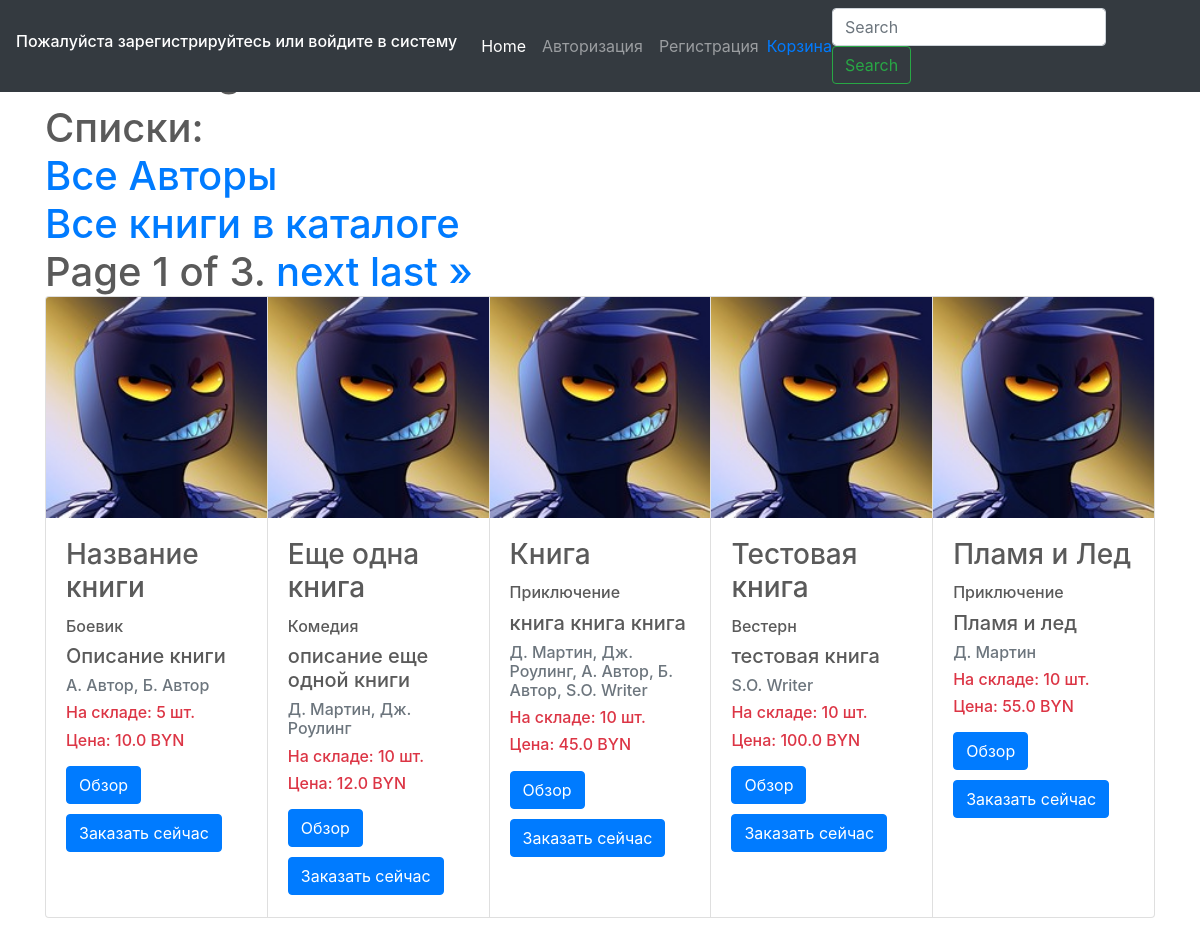
Before: /homepage/ with the older database file.
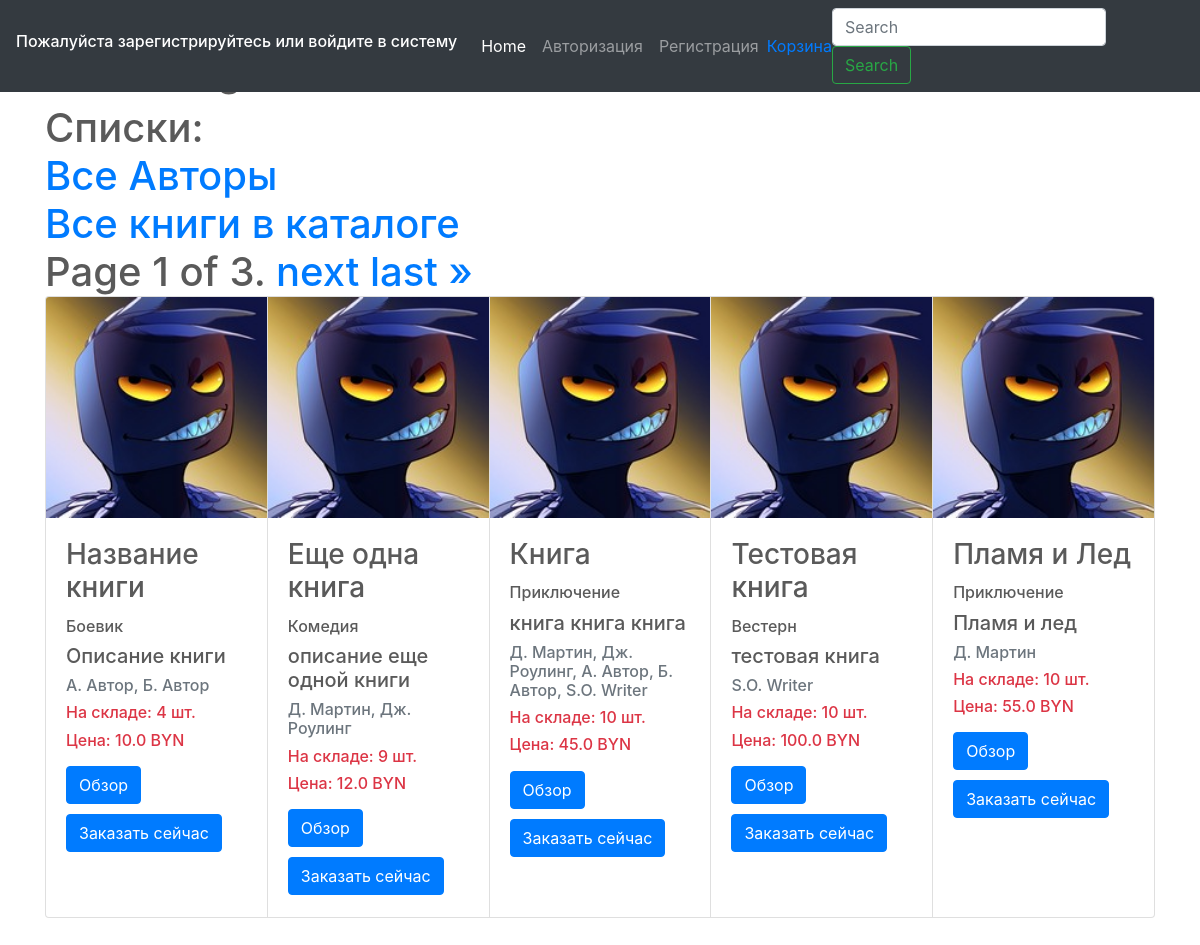
After: the same page with the newer database file.
### testapp/models.py (models this page shows, shortened)
class Book(models.Model):
    CATEGORY = (
        ('На складе', 'На складе'),
        ('Отсутствует на складе', 'Отсутствует на складе')
    )
    name = models.CharField(
        verbose_name='Название Книги', max_length=200
        )
    description = models.TextField(
        verbose_name='Описание Книги', null=True, blank=True
        )
    genre = models.ForeignKey(
        Genre, on_delete=models.PROTECT, verbose_name='Жанр Книги',
        )
    writer = models.ManyToManyField(
        Writer)
    created = models.DateField(
        verbose_name='Создано', auto_now=False, auto_now_add=True
        )
    updated = models.DateField(
        verbose_name='Изменено', auto_now=True, auto_now_add=False
        )
    book_image = models.ImageField(
        verbose_name='Изображение книги', upload_to='profile', null=True, blank=True
        )
    price = models.FloatField(verbose_name='Цена', null=True)
    category = models.CharField(verbose_name='Статус', null=True, max_length=25, choices=CATEGORY)
    quantity_in_stok = models.IntegerField(verbose_name='Количество на складе', max_length=3)

class Genre(models.Model):
    name = models.CharField(verbose_name='Название жанра', max_length=100)
    description = models.TextField(verbose_name='Описание жанра', null=True, blank=True)
    def __str__(self):
        return self.name

class Writer(models.Model):
    name = models.CharField(verbose_name='ФИО Автора', max_length=100)
    def __str__(self):
        return self.name

### testapp/views.py (the view)
# urls.py: path('homepage/', HomepageList.as_view(), name ='homepage'),
class HomepageList(ListView):
    model = Book
    template_name = 'testapp/homepage.html'
    paginate_by = 5
    def get_context_data(self, **kwargs):
        context = super().get_context_data(**kwargs)
        context['genre_list'] = Genre.objects.all()
        return context

### testapp/templates/testapp/homepage.html (shortened to what this page needs)
{% extends 'base.html' %}
{% load static %}
{% block body %}
<div class="container">
<h1>Home Page</h1>
</div>
<div class="container">
<h1> Списки:</h><br>
    <a href="/listwriter/"> Все Авторы</a><br>
    <a href="/listbook/"> Все книги в каталоге</a><br>
      <div class="pagination">
        <span class="step-links">
        <span class="current">
            Page {{ page_obj.number }} of {{ page_obj.paginator.num_pages }}.
        </span>
        {% if page_obj.has_next %}
            <a href="?page={{ page_obj.next_page_number }}">next</a>
            <a href="?page={{ page_obj.paginator.num_pages }}">last &raquo;</a>
        {% endif %}
        </span>
      </div>
      <div class="card-group">
      {%for obj in object_list%}
      <div class="card">
        <img src="{{ obj.book_image.url }}" class="card-img-top" alt="...">
        <div class="card-body">
          <h3 class="card-title">{{ obj.name }}</h3>
          <h6><p class="card-text">{{ obj.genre }}</p></h6>
          <h5><p class="card-text">{{ obj.description }}</p></h5>
          <h6><p class="card-text text-muted">{{ obj.writer.all|join:', ' }}</p></h6>
          <h6><p class="card-text text-danger">На складе: {{ obj.quantity_in_stok}} шт.</p></h6>
          <h6><p class="card-text text-danger">Цена: {{ obj.price }} BYN</p></h6>
          <a href="/{{obj.pk}}/detailbook/" class="btn btn-primary">Обзор</a>
          <a href="{% url 'cart:add' %}?book_pk={{ obj.pk }}" class='btn btn-primary'>Заказать сейчас</a>
        </div>
      </div>
      {% endfor %}
      </div>
{% endblock body %}

### templates/base.html (shortened to what this page needs)
{% load static %}
<!doctype html>
<html lang="en">
  <head>
    <link rel="stylesheet" href="https://stackpath.bootstrapcdn.com/bootstrap/4.5.0/css/bootstrap.min.css">
    <link rel="stylesheet" type="text/css" href="{% static 'css/carousel.css' %}">
  </head>
  <body>
    <header>
  <nav class="navbar navbar-expand-md navbar-dark fixed-top bg-dark">
    <a class="navbar-brand" href="#"> {% if request.user.is_authenticated %} <h6>Вы вошли под именем: <a href='#'> {{request.user}}</a></h6>
    {% else %}
    <h6>Пожалуйста зарегистрируйтесь или войдите в систему</h6>
    {% endif %} </a>
    <div class="collapse navbar-collapse" id="navbarCollapse">
      <ul class="navbar-nav mr-auto">
        <li class="nav-item active">
          <a class="nav-link" href="/homepage">Home <span class="sr-only">(current)</span></a>
        </li>
        {% if request.user.is_authenticated %}
          <li class="nav-item">
          <a class="nav-link btn btn-outline-danger my-2 my-sm-0" href="/logout/">Выйти</a>
        </li>
        {% else %}
          <li class="nav-item">
          <a class="nav-link" href="/login/">Авторизация</a>
        </li>
        <li class="nav-item">
          <a class="nav-link" href="/register/">Регистрация</a>
        </li>
        {% endif %}
      </ul>
      <a href='{% url 'cart:cart' %}'>Корзина</a>
      <form class="form-inline mt-2 mt-md-0">
        <input class="form-control mr-sm-2" type="text" placeholder="Search" aria-label="Search">
        <button class="btn btn-outline-success my-2 my-sm-0" type="submit">Search</button>
      </form>
    </div>
  </nav>
</header>
<main role="main">
 {% block body %}{% endblock body %}
</main>
</body>
</html>

### static/css/carousel.css (style rules this page uses)
body { padding-top: 3rem; padding-bottom: 3rem; color: #5a5a5a; }

Changed rows visible on the page:
changed Book "Название книги": quantity_in_stok "5" → "4"
changed Book "Еще одна книга": quantity_in_stok "10" → "9"
